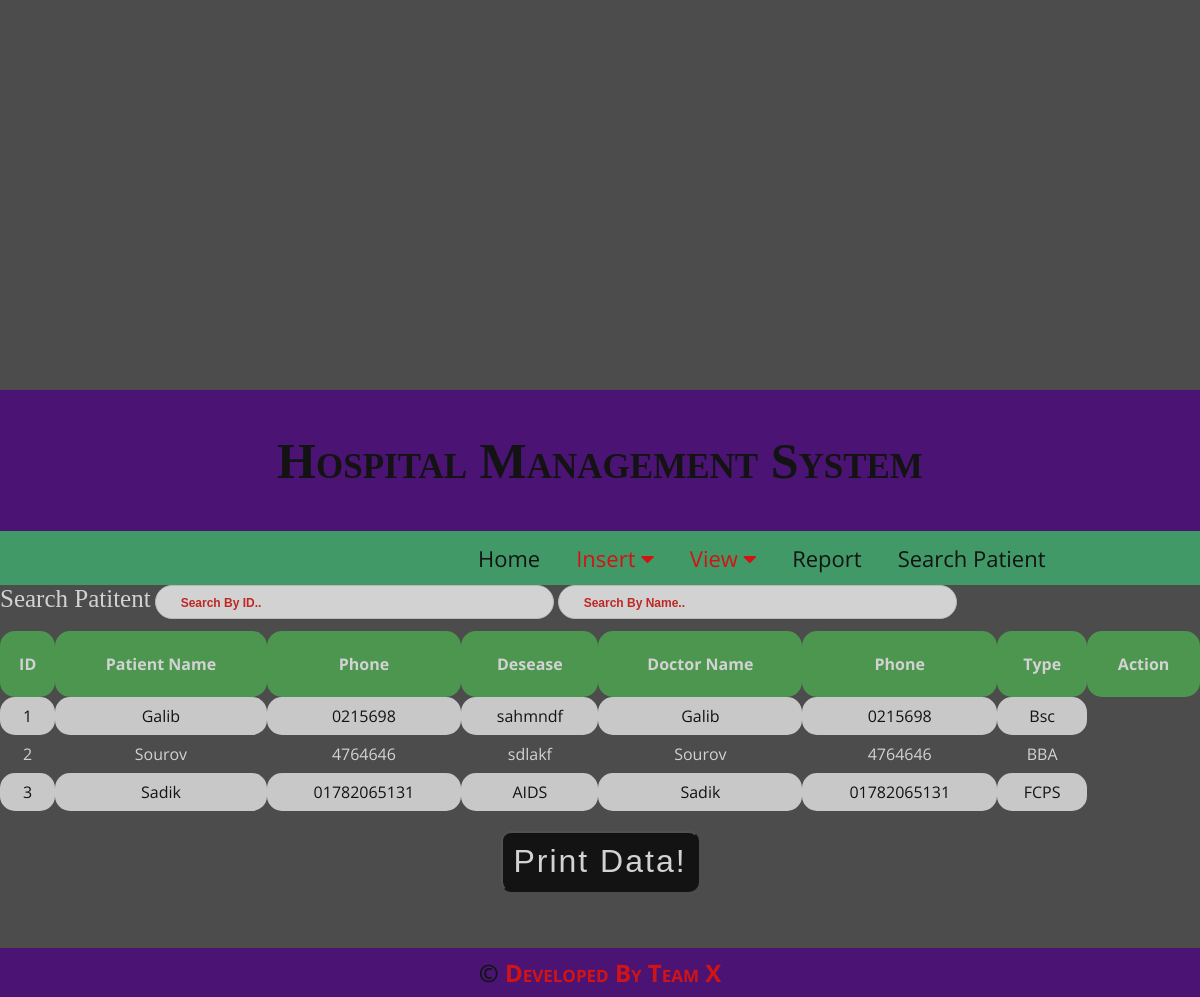
The app's page /report.php with its own data.
### tables this page shows
CREATE TABLE `patient` (
  `Id` int(11) NOT NULL,
  `Name` varchar(50) NOT NULL,
  `Phone` varchar(20) NOT NULL,
  `Address` varchar(50) NOT NULL
);

CREATE TABLE `doctor` (
  `Id` int(11) NOT NULL,
  `Name` varchar(50) NOT NULL,
  `Phone` varchar(20) NOT NULL,
  `Type` varchar(50) NOT NULL
);

### report.php (the view, shortened to what this page needs)
<?php include 'header.php'; ?>
<!DOCTYPE html>
<html lang="en">
<head>
    <link rel="stylesheet" href="css/style.css">
</head>
<body>
<span>Search Patitent</span>
<input type="text" id="myInput" onkeyup="myFunction()" placeholder="Search By ID.." title="Type in a name">
    <input type="text" id="myInput1" onkeyup="myFunction1()" placeholder="Search By Name.." title="Type in a name">
<div id="printableArea">
     <?php
$servername = "localhost";
$username = "root";
$password = "";
$dbname = "restaurent";
$conn = mysqli_connect($servername, $username, $password, $dbname);
$sql = "SELECT a.Id, a.Name,a.Phone,a.Address,b.Id,b.Name,b.Phone,b.Type FROM patient a INNER JOIN doctor b ON a.Id=b.Id";
$result = mysqli_query($conn, $sql);
if (mysqli_num_rows($result) > 0) {
    echo "<table id='myTable'>";
	echo "<tr><th>ID</th><th>Patient Name</th><th>Phone</th><th>Desease</th><th>Doctor Name</th><th>Phone</th><th>Type</th><th>Action</th></tr>";
    while($row = mysqli_fetch_assoc($result)) {
	echo "<tr>";
        echo "<td>" . $row["Id"]. "</td><td>" . $row["Name"]. "</td><td>" .$row["Phone"]."</td><td>" . $row["Address"]. "</td><td>" . $row["Name"]. "</td><td>" .$row["Phone"]."</td><td>" . $row["Type"]. "</td>";
	echo "</tr>";
    }
echo "</table>";
} else {
    echo "0 results";
}
?>
</div>
<center>
<input type="button" class="but" onclick="printDiv('printableArea')" value="Print Data!" />
</center>
<br/>
<br/>
</body>
</html>
<?php include 'footer.php'; ?>

### header.php (shortened to what this page needs)
<!DOCTYPE html>
<html>
<head>
<link rel="stylesheet" href="https://cdnjs.cloudflare.com/ajax/libs/font-awesome/4.7.0/css/font-awesome.min.css">
</head>
<body background="piashs.jpg">
<body>
<div class="container">
<header>
      <h1 >Hospital Management System</h1>
</header>
<center>
<div class="navbar">
  <a href="home.php" style="margin-left: 460px;">Home</a>
  <div class="dropdown">
    <button class="dropbtn">Insert
      <i class="fa fa-caret-down"></i>
    </button>
  </div>
<div class="dropdown">
    <button class="dropbtn">View
      <i class="fa fa-caret-down"></i>
    </button>
  </div>
  <a href="report.php">Report</a>
  <a href="search.php">Search Patient</a>
</div>
</center>

### footer.php
<footer>
  <font size="5" color="#FF0000;"><b>&copy;</b>
  Developed By Team X<br>
  </font>
</footer>
</div>
</body>
</html>

### style.css (style rules this page uses)
body { background: linear-gradient(rgba(0,0,0,.7),rgba(0,0,0,.7)),url(https://png.pngtree.com/thumb_back/fw800/background/20190222/ourmid/pngtree-hospital-building-green-trees-cartoon-background-image_60703.jpg); background-position: center; background-size: cover; height: 100vh; color: white; align-content: center; margin:0; padding:0; }
h1 { color: black ; text-align: center; font-size: 50px; }
b { color: black; }

### header.php (style rules this page uses)
h1,h2,h3,big { font-family:Comic Sans MS; }
.navbar { overflow: hidden; background-color:mediumseagreen; font-family: 'Open Sans', sans-serif;color: #fff font-weight: bolder; }
.navbar a { float: left; font-size: 22px; color: black; text-align: center; padding: 12px 18px; text-decoration: none; }
.dropdown { float: left; overflow: hidden; }
.dropdown .dropbtn { font-family: 'Open Sans', sans-serif;color: #fff font-weight: bolder; font-size: 22px; border: none; outline: none; color: red; padding: 12px 18px; background-color: inherit; }
div.container { width: 100%; border: none; height: 20px; }
header, footer { font-family: 'Open Sans', sans-serif;color: #fff; font-variant: small-caps; font-weight: bolder; padding: .5em; color: white; background-color: indigo ; clear: right; text-align: center; }
table { width: 80%; font-family: 'Open Sans', sans-serif;color: #fff; }
th { border: 1px; background-color: green; height: 50px; border-radius: 15px; }
td { text-align: center;border-radius: 15px;border: 1px; }
tr:nth-child(even) { background-color: slateblue }
tr:nth-child(odd) { background-color: }
input[type=text] { width: 300px; font-weight: bold; box-sizing: none; border: 2px red; border-radius: 20px; font-size: 16px; background-color: ; background-position: 10px 10px; background-repeat: no-repeat; padding: 10px 20px 10px 40px; -webkit-transition: width 0.4s ease-in-out; transition: width 0.4s ease-in-out; }
body { opacity:0.75; }

### report.php (style rules this page uses)
body { background: linear-gradient(rgba(0,0,0,.7),rgba(0,0,0,.7)),url(https://png.pngtree.com/thumb_back/fw800/background/20190222/ourmid/pngtree-hospital-building-green-trees-cartoon-background-image_60703.jpg); background-position: center; background-size: cover; height: 100vh; color: white; align-content: center; margin:0; padding:0; }
table { border-collapse: collapse; width: 100%; }
th, td { text-align: center; padding: 8px; }
tr:nth-child(even) { background-color: #f2f2f2; color:black; }
th { background-color: #4CAF50; color: white; }
#myInput { background-image: url('/css/ra.jpg'); background-position: 10px 10px; background-repeat: no-repeat; width: 30%; font-size: 12px; padding: 10px 12px 8px 25px; border: 1px solid #ddd; margin-bottom: 12px; }
#myInput1 { background-image: url('/css/ra.jpg'); background-position: 10px 10px; background-repeat: no-repeat; width: 30%; font-size: 12px; padding: 10px 12px 8px 25px; border: 1px solid #ddd; margin-bottom: 12px; }
span { color:#fff ; font-size:25px; }
.but { text-decoration: none; font-size: 2em; letter-spacing: 2px; color: #fff; background-color: #000; border-radius: 10px; padding: 10px; margin: 20px; }

### records on screen
patient: doctor.Id "1", doctor.Name "Galib", doctor.Phone "0215698", Address "sahmndf", doctor.Type "Bsc"
patient: doctor.Id "2", doctor.Name "Sourov", doctor.Phone "4764646", Address "sdlakf", doctor.Type "BBA"
patient: doctor.Id "3", doctor.Name "Sadik", doctor.Phone "01782065131", Address "AIDS", doctor.Type "FCPS"
